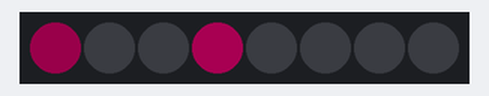
This sketch was run on a simulated Arduino Uno, built with avr-gcc and run on an emulated ATmega328P. On the bench: 8 RGB LEDs in strip order, left to right. Dim RGB values are drawn brighter than linear.

Above: at 0.01 s.
At 4.86 s:
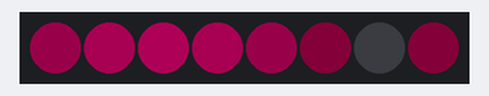
At 9.91 s:
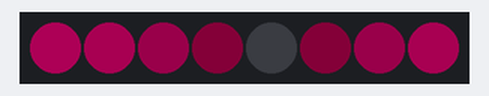
At 19.61 s:
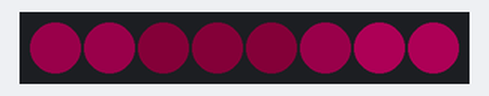
At 29.71 s:
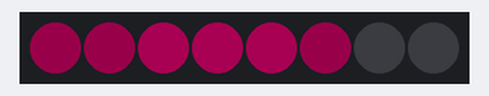
At 39.87 s:
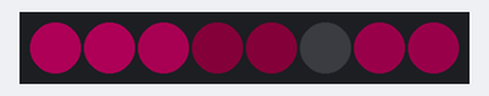
Timing chart, 0 to 40.0 s (numbered marks = the images above):
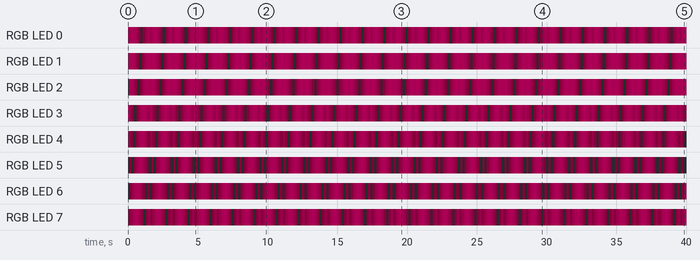

Measured:
- by itself, RGB LED 5: repeats every 1.6 s: off 0.15 s, RGB(7, 0, 3) 0.15 s, RGB(25, 0, 12) 0.15 s, RGB(43, 0, 21) 0.15 s, RGB(50, 0, 25) 0.15 s, RGB(43, 0, 21) 0.15 s, RGB(25, 0, 12) 0.15 s, RGB(7, 0, 3) 0.15 s, off 0.20 s, RGB(7, 0, 3) 0.15 s
- by itself, RGB LED 6: repeats every 1.6 s: RGB(25, 0, 12) 0.15 s, RGB(43, 0, 21) 0.15 s, RGB(50, 0, 25) 0.15 s, RGB(43, 0, 21) 0.15 s, RGB(25, 0, 12) 0.15 s, RGB(7, 0, 3) 0.15 s, off 0.15 s, RGB(7, 0, 3) 0.20 s, off 0.15 s, RGB(7, 0, 3) 0.15 s

The sketch:

valentineLeds.ino
```cpp
#include <math.h>
#include <Adafruit_NeoPixel.h>
#ifdef __AVR__
 #include <avr/power.h> // Required for 16 MHz Adafruit Trinket
#endif

#define LED_PIN    6
#define LED_COUNT 8

// Declare our NeoPixel strip object:
Adafruit_NeoPixel strip(LED_COUNT, LED_PIN, NEO_GRB + NEO_KHZ800);

void setup() {

#if defined(__AVR_ATtiny85__) && (F_CPU == 16000000)
  clock_prescale_set(clock_div_1);
#endif

  strip.begin();           // INITIALIZE NeoPixel strip object (REQUIRED)
  strip.show();            // Turn OFF all pixels ASAP
  strip.setBrightness(50); // Set BRIGHTNESS to about 1/5 (max = 255)

}

void loop()
{

  //pinkBreath(strip.Color(255, 0, 127), 3000);
  theaterChasePink(50);
}

void pinkBreath(uint32_t color, uint16_t duration)
{
  uint16_t steps = 30;  // Number of steps in uthe breathing effect
  uint16_t delayTime = duration / (2 * steps);
  //static float phase = 4.0;  // Start phase at 0


 for (uint16_t i = 0; i <= steps; i++) {
    uint8_t brightness = 128 + 127 * sin((i * PI) / steps);  // Sine function for smooth fading

    strip.fill(strip.Color((brightness * 255) / 255,
                           (brightness * 0) / 255,
                           (brightness * 127) / 255));

    strip.show();
    delay(delayTime);
  }
}

// Function for theater chase effect with pink color and changing brightness
void theaterChasePink(uint16_t delayTime) {
  for (int j = 0; j < 10; j++) {  // Run the chase effect for 10 cycles
    for (int q = 0; q < 3; q++) {
      for (int i = 0; i < strip.numPixels(); i = i + 3) {
        uint8_t brightness = 128 + 127 * sin((i + q + j) * 2 * PI / strip.numPixels());

       // strip.setPixelColor(i + q, strip.ColorHSV(330, 255, brightness));  // 330 is the hue for pink


        strip.setPixelColor(i + q, strip.Color((brightness * 255) / 255,
                                               (brightness * 0) / 255,
                                               (brightness * 127) / 255));

      }
      strip.show();
      delay(delayTime);
    }
  }
  delay(delayTime);  // Pause before starting the next cycle
}
```
